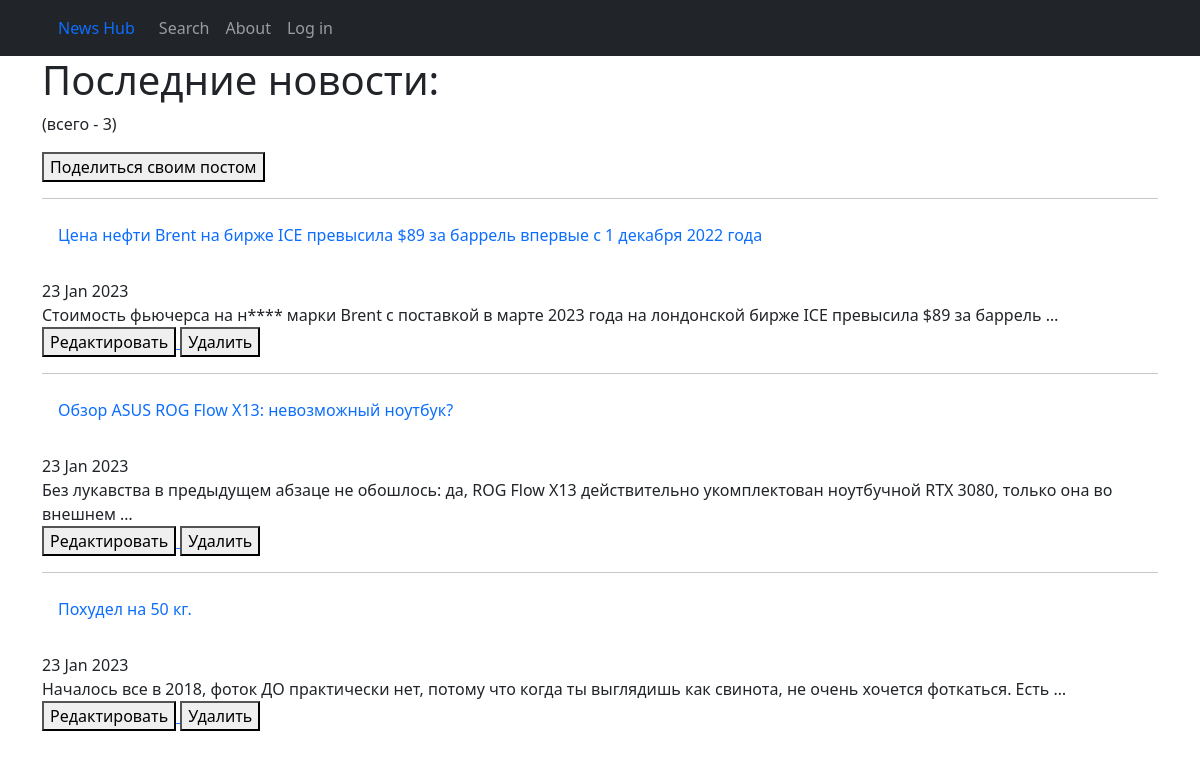
/, run on an earlier commit of the app's database.
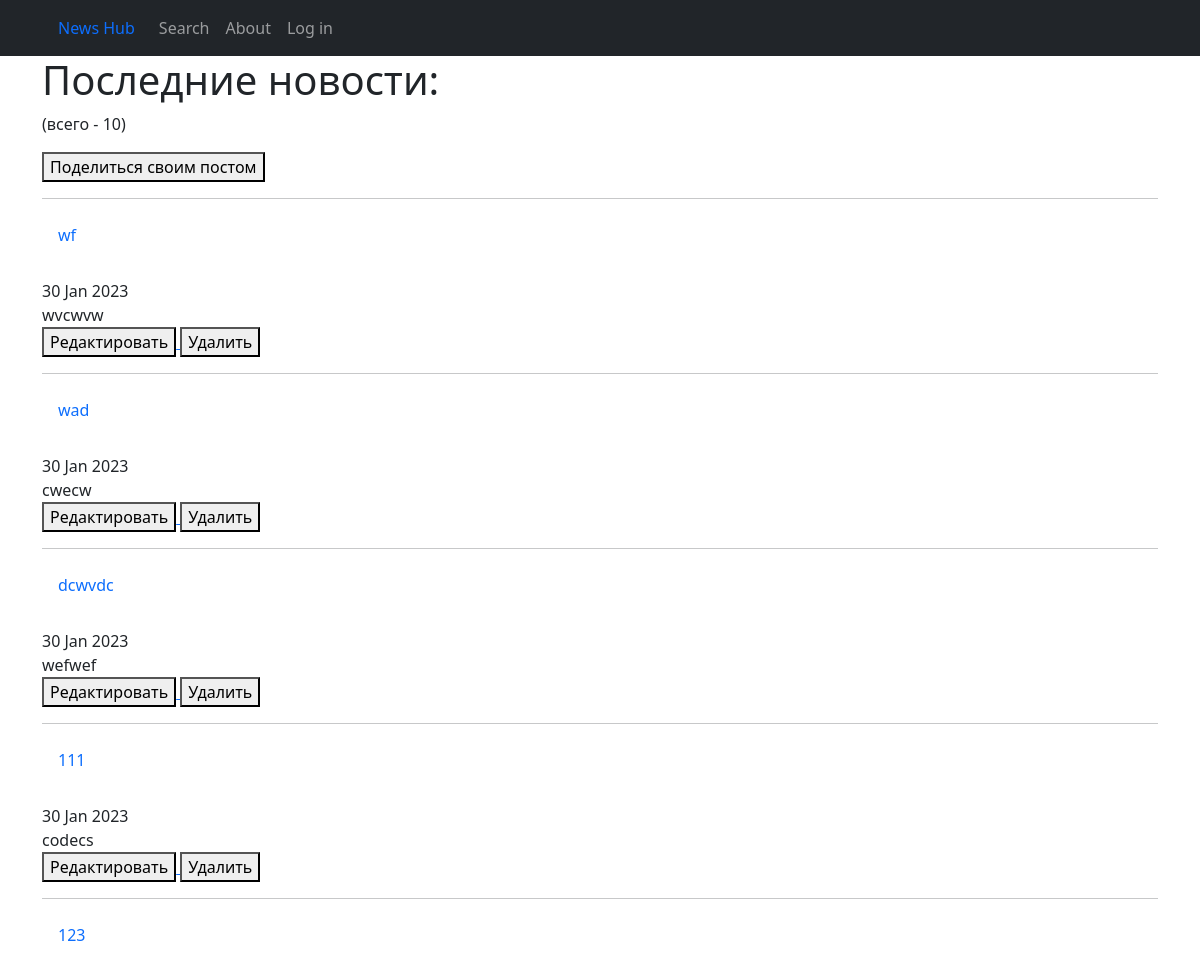
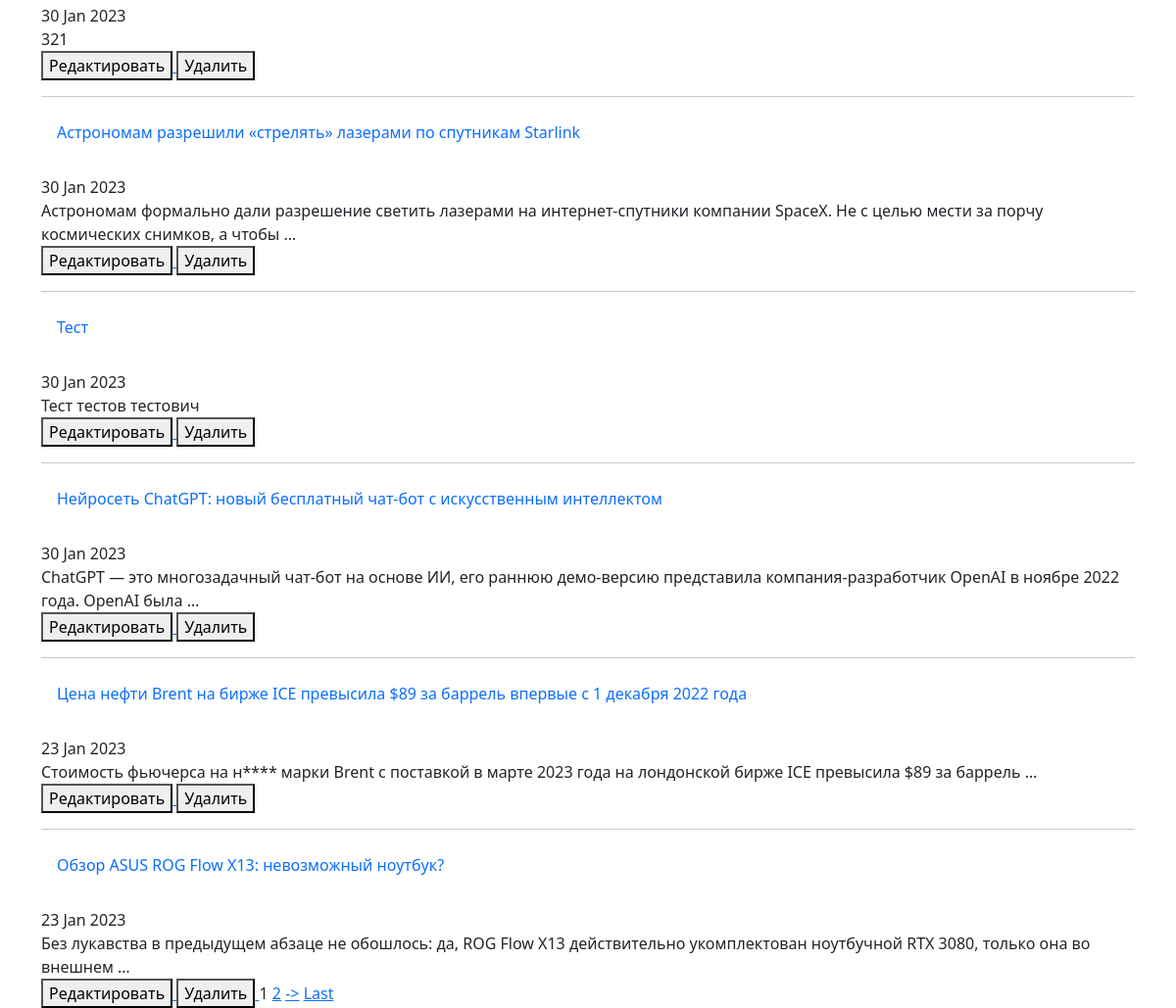
And on a later commit of the database (2 pictures, top to bottom).
### news/models.py (models this page shows, shortened)
class Post(models.Model):
    author = models.ForeignKey(Author, on_delete=models.CASCADE)
    type = models.CharField(max_length=1, choices=POST_TYPES)
    creation_date = models.DateTimeField(auto_now_add=True)
    category = models.ManyToManyField(Category, through='PostCategory')
    title = models.CharField(max_length=255)
    text = models.TextField()
    _rating = models.IntegerField(default=0, db_column='rating')

### news/views.py (the view)
# urls.py: path('', PostsList.as_view()),
class PostsList(ListView):
    model = Post
    ordering = '-creation_date'
    template_name = 'posts.html'
    context_object_name = 'posts'
    paginate_by = 10
    def get_context_data(self, **kwargs):
        context = super().get_context_data(**kwargs)
        context['is_not_author'] = not self.request.user.groups.filter(name='author').exists()
        return context

### news/templatetags/custom_filters.py (called while the page is built)
@register.filter()
def censor(value, word):
    if isinstance(value, str):
        censored = word[0].lower() + '*' * (len(word) - 1)
        value = value.replace(word.lower(), censored)
        censored = censored.capitalize()
        value = value.replace(word.capitalize(), censored)
        return value
    else:
        raise TypeError('expected str')

### templates/posts.html (shortened to what this page needs)
{% extends 'flatpages/default.html' %}
{% load custom_filters %}
{% block content %}
    <h1>Последние новости:</h1>
    <p>(всего - {{ posts|length }})</p>
    <a href="{% url 'post_add' %}">
        <button>Поделиться своим постом</button>
    </a>
    {% for post in posts %}
        <hr>
        <a class="nav-link" href={{post.id}}>{{ post.title|censor:'нефть' }}</a>
        <br>
        {{ post.creation_date|date:"d M Y" }}
        <br>
        {{ post.text|truncatewords:20|censor:'нефть' }}
        <br>
        <a href="{% url 'post_edit' post.id %}">
            <button>Редактировать</button>
        </a>
        <a href="{% url 'post_delete' post.id %}">
            <button>Удалить</button>
        </a>
    {% endfor %}
    {% if is_paginated %}
        {% for num in page_obj.paginator.page_range %}
            {% if page_obj.number == num %}
                <a>{{ num }}</a>
            {% elif num > page_obj.number|add:'-3' and num < page_obj.number|add:'3' %}
                <a href="?page={{ num }}">{{ num }}</a>
            {% endif %}
        {% endfor %}
        {% if page_obj.has_next %}
            <a href="?page={{ page_obj.next_page_number }}">-></a>
            <a href="?page={{ page_obj.paginator.num_pages}}">Last</a>
        {% endif %}
    {% endif %}
{% endblock content %}

What changed in the data, as far as the page shows it:
no longer on this page (row unchanged): Post: title|censor "Похудел на 50 кг.", creation_date "23 Jan 2023", text|censor "Началось все в 2018, фоток ДО практически нет, потому что когда ты выглядишь как свинота, не очень хочется фоткаться. Есть …"
added Post: title|censor "wf", creation_date "30 Jan 2023", text|censor "wvcwvw"
added Post: title|censor "wad", creation_date "30 Jan 2023", text|censor "cwecw"
added Post: title|censor "dcwvdc", creation_date "30 Jan 2023", text|censor "wefwef"
added Post: title|censor "111", creation_date "30 Jan 2023", text|censor "codecs"
added Post: title|censor "123", creation_date "30 Jan 2023", text|censor "321"
added Post: title|censor "Астрономам разрешили «стрелять» лазерами по спутникам Starlink", creation_date "30 Jan 2023", text|censor "Астрономам формально дали разрешение светить лазерами на интернет-спутники компании SpaceX. Не с целью мести за порчу космических снимков, а чтобы …"
added Post: title|censor "Тест", creation_date "30 Jan 2023", text|censor "Тест тестов тестович"
added Post: title|censor "Нейросеть ChatGPT: новый бесплатный чат-бот с искусственным интеллектом", creation_date "30 Jan 2023", text|censor "ChatGPT — это многозадачный чат-бот на основе ИИ, его раннюю демо-версию представила компания-разработчик OpenAI в ноябре 2022 года. OpenAI была …"
Also different on the page:
{{ posts|length }}: "3" → "10"
new list line: "1"
new list line: "2"
text now shown: "-> Last"
